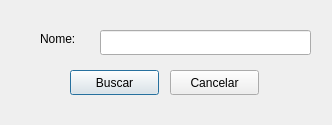
<?xml version="1.0" encoding="UTF-8"?>
<ui version="4.0">
 <class>Dialogbuscar</class>
 <widget class="QDialog" name="Dialogbuscar">
  <property name="geometry">
   <rect>
    <x>0</x>
    <y>0</y>
    <width>332</width>
    <height>125</height>
   </rect>
  </property>
  <property name="windowTitle">
   <string>Dialog</string>
  </property>
  <widget class="QPushButton" name="pushButton">
   <property name="geometry">
    <rect>
     <x>70</x>
     <y>70</y>
     <width>89</width>
     <height>25</height>
    </rect>
   </property>
   <property name="text">
    <string>Buscar</string>
   </property>
  </widget>
  <widget class="QLineEdit" name="getB">
   <property name="geometry">
    <rect>
     <x>100</x>
     <y>30</y>
     <width>211</width>
     <height>25</height>
    </rect>
   </property>
  </widget>
  <widget class="QLabel" name="label">
   <property name="geometry">
    <rect>
     <x>40</x>
     <y>30</y>
     <width>51</width>
     <height>17</height>
    </rect>
   </property>
   <property name="text">
    <string>Nome:</string>
   </property>
  </widget>
  <widget class="QPushButton" name="pushButton_2">
   <property name="geometry">
    <rect>
     <x>170</x>
     <y>70</y>
     <width>89</width>
     <height>25</height>
    </rect>
   </property>
   <property name="text">
    <string>Cancelar</string>
   </property>
  </widget>
 </widget>
 <resources/>
 <connections/>
</ui>
